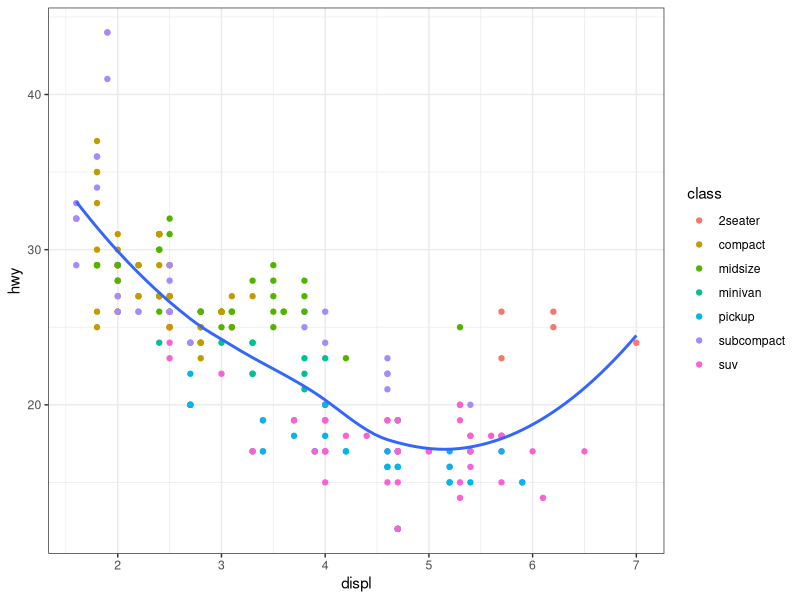
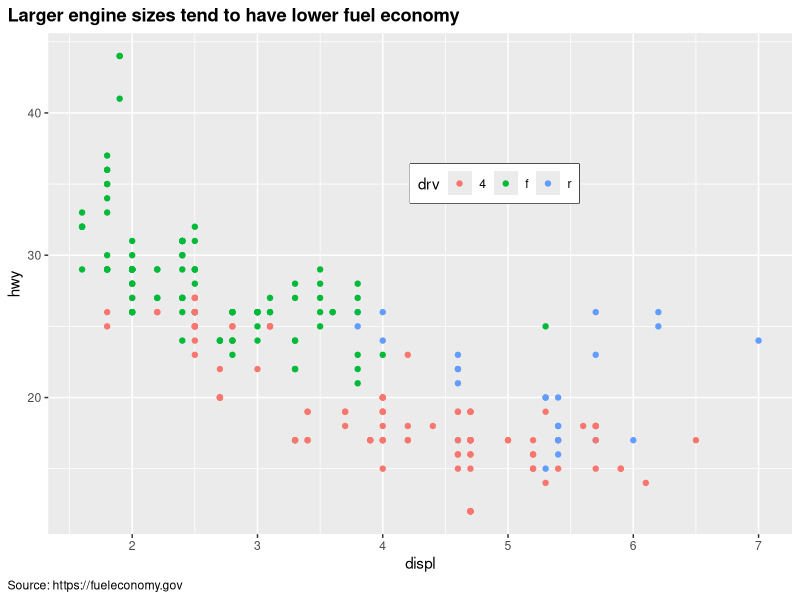
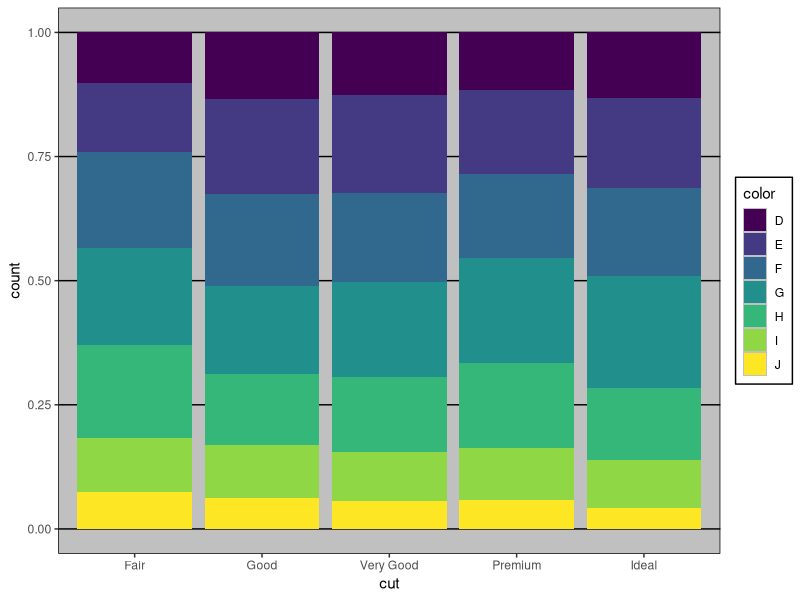
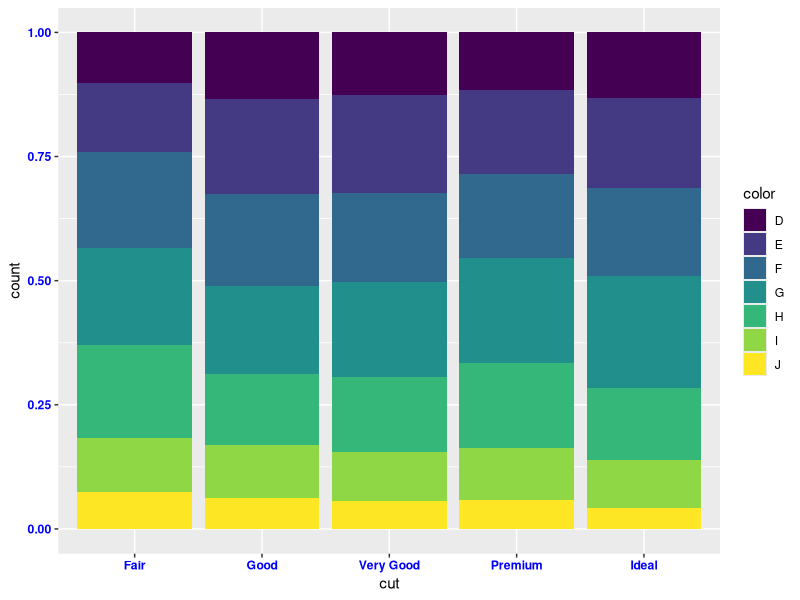

Recreate these plots in R, in order.
{
  library(tidyverse)
  library(scales)
  library(ggrepel)
  library(patchwork)
  library(ggthemes)
}

# customize non-data parts of plot with theme
ggplot(mpg, aes(x = displ, y = hwy)) + 
  geom_point(aes(color = class)) + 
  geom_smooth(se = FALSE) + 
  theme_bw()

# theme_gray() is default theme for plots

# individual components can be controlled
# change direction of legend and add border
# element_*() functions specify styling of non-data components
# title and caption are aligned to full plot area instead of plot panel
ggplot(mpg, aes(x = displ, y = hwy, color = drv)) + 
  geom_point() + 
  labs(
    title = "Larger engine sizes tend to have lower fuel economy",
    caption = "Source: https://fueleconomy.gov"
  ) + 
  theme(
    legend.position = "inside",
    legend.position.inside = c(0.6, 0.7),
    legend.direction = "horizontal",
    legend.box.background = element_rect(color = "black"),
    plot.title = element_text(face = "bold"),
    plot.title.position = "plot",
    plot.caption.position = "plot",
    plot.caption = element_text(hjust = 0)
  )

# -------------------------------------------------------------------------

# 1. Pick a theme offered by the ggthemes package
# and apply it to the last plot you made.

ggplot(diamonds, aes(x = cut)) + 
  geom_bar(aes(fill = color, group = color), position = "fill") + 
  theme_excel()
  # theme_gdocs()
  # theme_fivethirtyeight()


# 2. Make the axis labels of your plot blue and bolded.

ggplot(diamonds, aes(x = cut)) + 
  geom_bar(aes(fill = color, group = color), position = "fill") + 
  theme(
    axis.text.x = element_text(color = "blue", face = "bold"),
    axis.text.y = element_text(color = "blue", face = "bold")
  )
